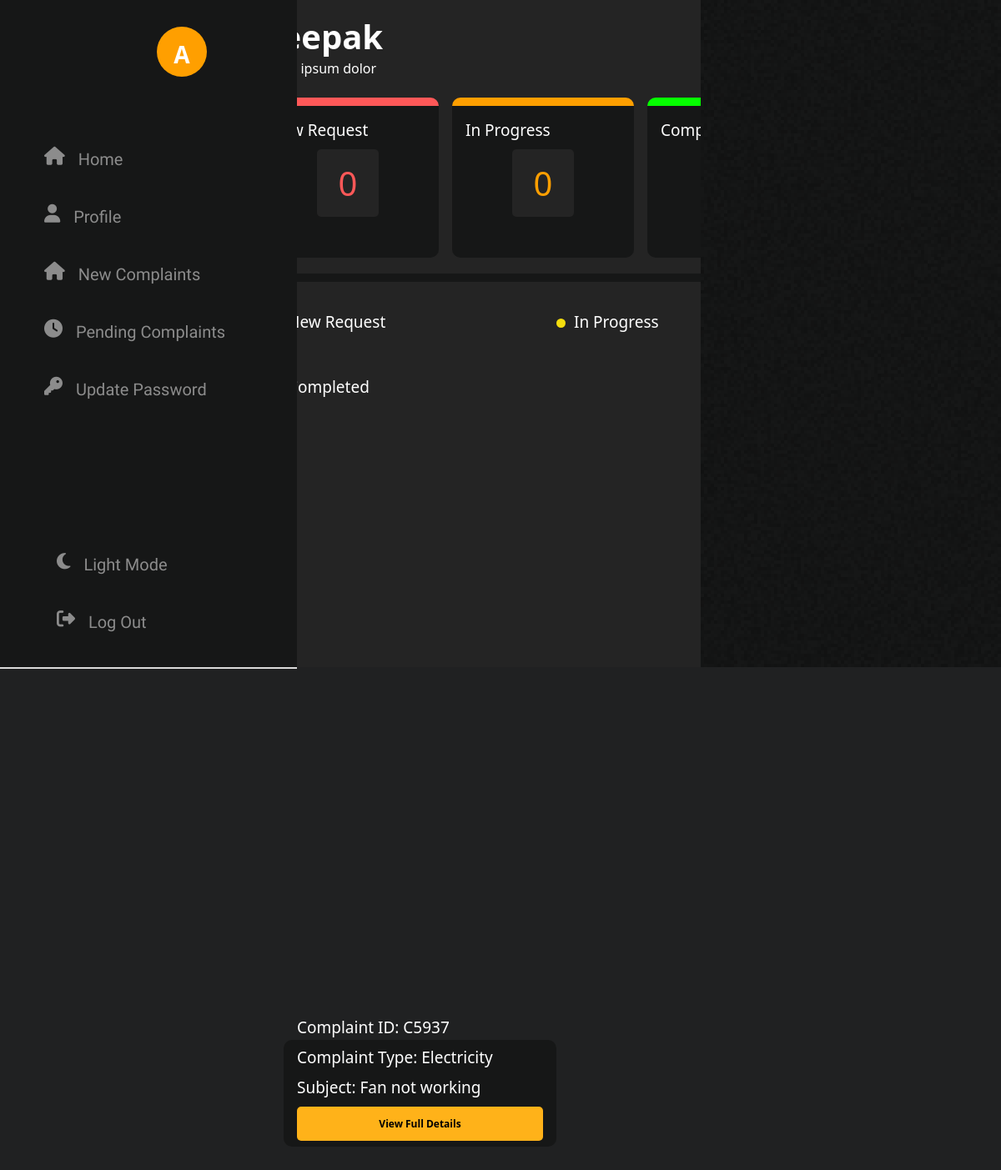
/php/Wdashboard.php (signed in), run on an earlier commit of the app's database.
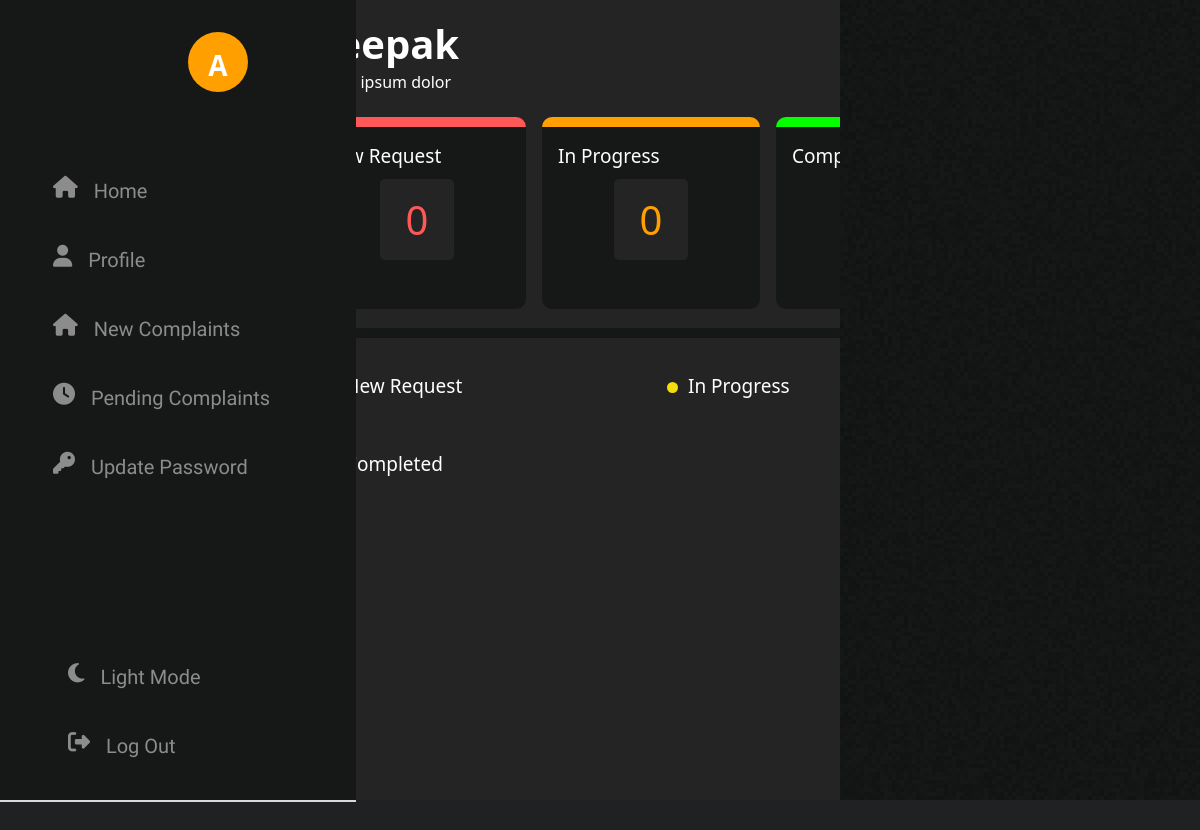
And on a later commit of the database.
### tables this page shows
CREATE TABLE `complaints` (
  `username` varchar(50) NOT NULL,
  `complaint_id` varchar(10) NOT NULL,
  `complaint_type` varchar(20) NOT NULL,
  `subject` varchar(50) NOT NULL,
  `description` text NOT NULL,
  `folder` varchar(300) NOT NULL,
  `time` datetime(2) NOT NULL DEFAULT current_timestamp(2),
  `resolved_time` datetime(2) DEFAULT NULL,
  `last_updation` datetime(2) DEFAULT NULL,
  `worker_assigned` varchar(50) DEFAULT NULL,
  `isApproved` int(2) NOT NULL,
  `isPriority` int(2) NOT NULL
);

CREATE TABLE `worker_action` (
  `worker_assigned` varchar(50) NOT NULL,
  `complaint_id` varchar(30) NOT NULL,
  `actionTaken` int(2) NOT NULL,
  `complete` int(3) DEFAULT NULL,
  `resolved_image` varchar(255) DEFAULT NULL
);

### php/Wdashboard.php (the view, shortened to what the changed rows need)
<!DOCTYPE html>
<html lang="en">
<head>
    <link rel="stylesheet" href="/index.css">
    <link rel="stylesheet" href="https://cdnjs.cloudflare.com/ajax/libs/font-awesome/6.5.1/css/all.min.css" />
</head>
<body>
    <div class="content">
        <div class="org-content">
            <div class="inner">
                <h1>Deepak
                </h1>
            </div>
            <div class="phpreply">
                <div class= "completedComplaints">
                    <?php
                            include 'config.php';
                                $username = $_SESSION['username'];
                                $sql = "SELECT complaints.complaint_id, complaints.complaint_type, complaints.subject, worker_action.* FROM complaints JOIN worker_action ON complaints.complaint_id = worker_action.complaint_id WHERE complaints.worker_assigned = '$username' AND actionTaken = 1 AND complete IS NOT NULL";
                                $result = $conn->query($sql);
                                if ($result->num_rows > 0) {
                                    while ($row = $result->fetch_assoc()) {
                                        ?>
                                        <div class="box4" style = "margin-left : 2rem ; ">
                                            <p>Complaint ID: <?php echo $row["complaint_id"]; ?> </p>
                                            <p>Complaint Type: <?php echo $row["complaint_type"]; ?> </p>
                                            <p>Subject: <?php echo $row["subject"]; ?> </p>
                                            <button class="view-details" data-complaint-id="<?php echo $row["complaint_id"]; ?>">View Full Details</button>
                                            <br>
                                        </div>
                                        <?php
                                    }
                                }else {
                                    echo '<div class="blank-area">
                                    </div>';
                                }
                        ?>
                </div>
            </div>
        </div>
    </div>
</body>
</html>

What changed in the data, as far as the page shows it:
removed complaints: worker_action.complaint_id "C5937", complaint_type "Electricity", subject "Fan not working"
